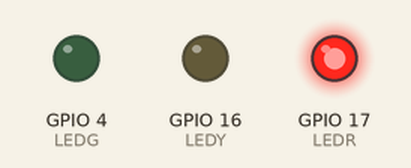
Simulated run of this program. Board: ESP32 board running MicroPython. Shown: output pins drawn as LEDs (lit = HIGH).

Above: at 0.5 s.
At 2.5 s:
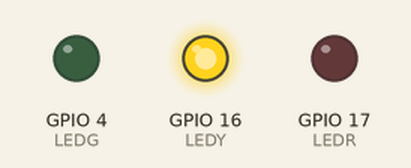
At 4.5 s:
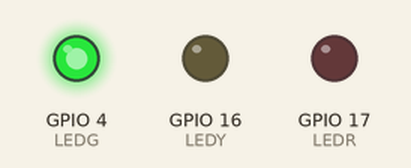
At 5.5 s:
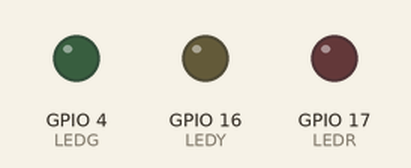
Timing chart, 0 to 7.8 s (numbered marks = the images above):
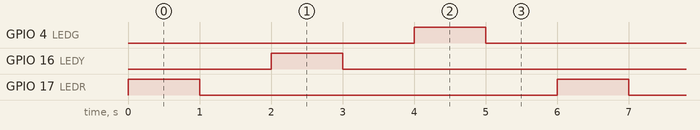

Measured:
- by itself, GPIO 4 (LEDG), GPIO 16 (LEDY), GPIO 17 (LEDR): alternates HIGH for 1.0 s and LOW for 5.0 s
- by itself, everything shown: repeats every 6.0 s, in 6 steps

The program:

Ledryg.py
```python
from machine import Pin
import utime

#LEDR = None
#LEDY = None
#LEDG = None

LEDR = Pin(17, Pin.OUT)
LEDY = Pin(16, Pin.OUT)
LEDG = Pin(4, Pin.OUT)
while True:
  LEDR.value(1)
  utime.sleep(1)
  LEDR.value(0)
  utime.sleep(1)
  LEDY.value(1)
  utime.sleep(1)
  LEDY.value(0)
  utime.sleep(1)
  LEDG.value(1)
  utime.sleep(1)
  LEDG.value(0)
  utime.sleep(1)
```
